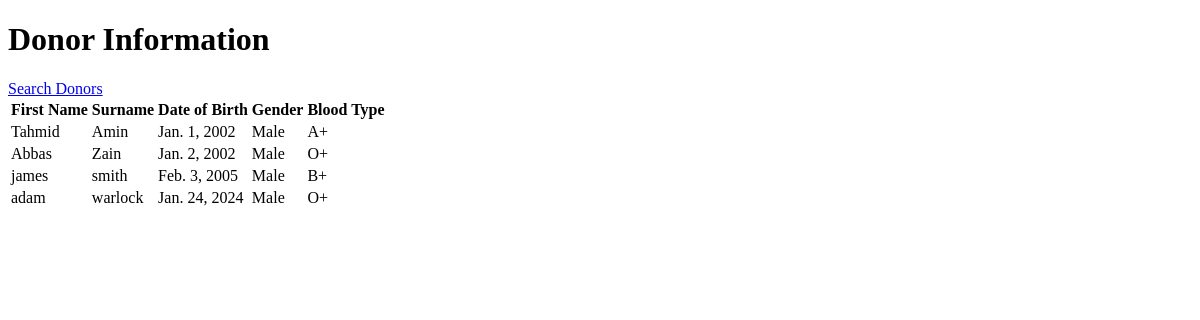
Before: / with the older database file.
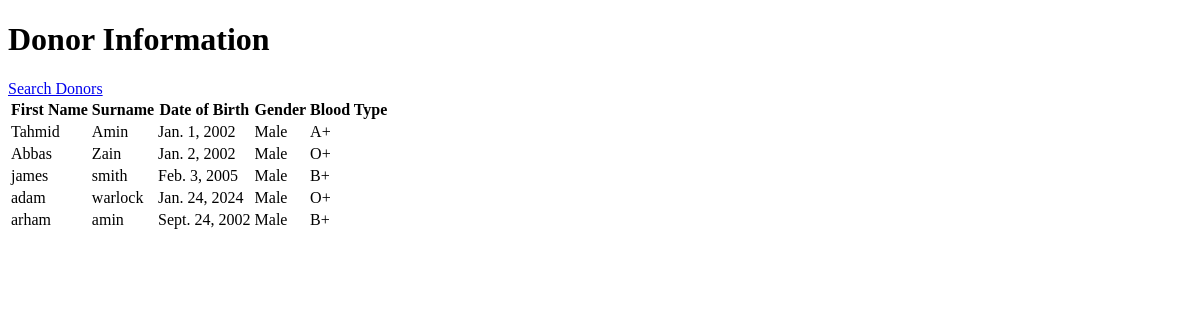
After: the same page with the newer database file.
### DonorApp/models.py (models this page shows)
class DonorInfo(models.Model):
     GENDER_CHOICES = [
        ('M', 'Male'),
        ('F', 'Female'),
        ('O', 'Other'),
     ]
     BLOOD_TYPE_CHOICES = [
        ('A+', 'A+'),
        ('A-', 'A-'),
        ('B+', 'B+'),
        ('B-', 'B-'),
        ('AB+', 'AB+'),
        ('AB-', 'AB-'),
        ('O+', 'O+'),
        ('O-', 'O-'),
     ]
     Firstname = models.CharField(max_length=100)
     Surname = models.CharField(max_length=100)
     DOB = models.DateField()
     gender = models.CharField(max_length=1, choices=GENDER_CHOICES, default='O')
     bloodtype = models.CharField(max_length=3, choices=BLOOD_TYPE_CHOICES, default='O+')

### DonorApp/views.py (the view)
# urls.py: path("", views.donor_info, name = "home"),
def donor_info(request):
    donor = DonorInfo.objects.all()  # Retrieve all donors from the database
    return render(request, 'donor_info.html', {'donor': donor})

### DonorApp/templates/donor_info.html (shortened to what this page needs)
<!DOCTYPE html>
<html>
<head>
</head>
<body>
    <h1>Donor Information</h1>
    <a href="{% url 'search' %}">Search Donors</a>
    <table>
        <thead>
            <tr>
                <th>First Name</th>
                <th>Surname</th>
                <th>Date of Birth</th>
                <th>Gender</th>
                <th>Blood Type</th>
            </tr>
        </thead>
        <tbody>
            {% for donor in donor %}
                <tr>
                    <td>{{ donor.Firstname }}</td>
                    <td>{{ donor.Surname }}</td>
                    <td>{{ donor.DOB }}</td>
                    <td>{{ donor.get_gender_display }}</td>
                    <td>{{ donor.bloodtype }}</td>
                </tr>
            {% empty %}
                <tr>
                    <td colspan="5">No donors found.</td>
                </tr>
            {% endfor %}
        </tbody>
    </table>
</body>
</html>

Changed rows visible on the page:
added DonorInfo: Firstname "arham", Surname "amin", DOB "Sept. 24, 2002", gender "Male", bloodtype "B+"
